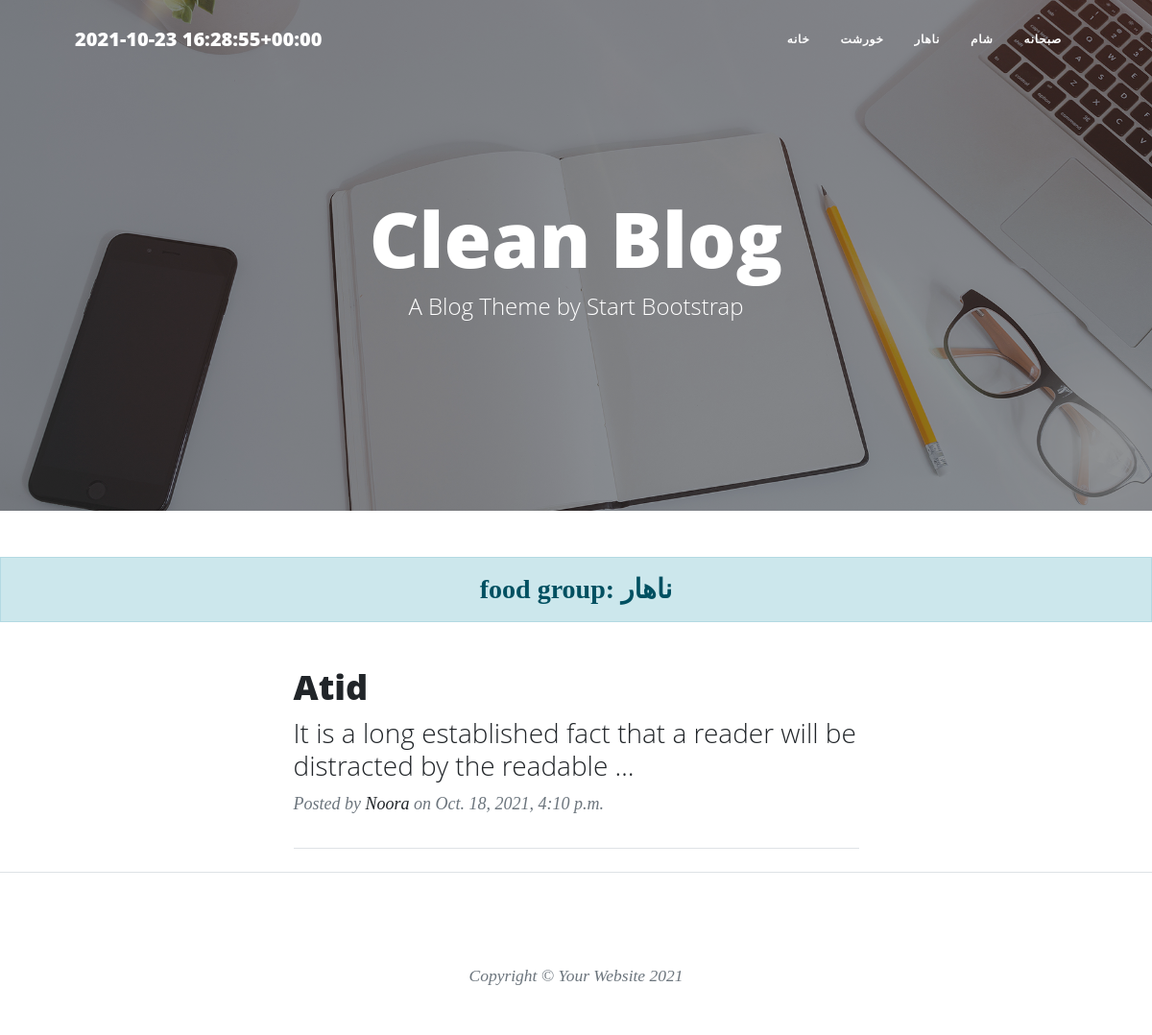
Screenshot of /articles/nahar with the database file from the repository.
### food/models.py (models this page shows, shortened)
class Category(models.Model):
    parent = models.ForeignKey('self', null=True, default=None, blank=True, on_delete=models.SET_NULL, related_name='children')
    name = models.CharField(max_length=20)
    slug = models.CharField(max_length=20)
    class Meta:
        verbose_name = 'گروه'
        verbose_name_plural = 'گروه‌ ها'

class foodModels(models.Model):
    RATE = (
        ('3','Very good'),
        ('2', 'Good'),
        ('1','Bad'),
    )
    AUTH = (
        ('Admins',(
            ('Atid','Atid'),
            ('Rahmat','Rahmat'),
            ('Noora','Noora'),
        )),
        ('Normal people',(
            ('Yasin','Yasin'),
            ('Ebne','Ebne')
        )),
    )
    user = models.ForeignKey(User, null=True, on_delete=models.SET_NULL,default='User.id',related_name='author', verbose_name='نویسنده')
    name = models.CharField(max_length=20)
    slug = models.SlugField(max_length=20)
    desc = models.TextField(default="add descriptions here.")
    rate = models.CharField(max_length=1, choices=RATE)
    auth = models.CharField(max_length=20, choices=AUTH)  # special feature
    date = models.DateTimeField(default=timezone.now)
    categ = models.ManyToManyField(Category, related_name='categs')
    img = models.ImageField(upload_to='foodPics/')
    special_article = models.BooleanField(default=False, verbose_name="مقاله‌ی ویژه")
    check = models.BooleanField(default=False, verbose_name="آیا اجازه انتشار می‌دهید؟")
    class Meta:
        verbose_name = 'غذا'
        verbose_name_plural = 'غذاها'
    objects = manageFood()
    def categ_to_str(self):
        return ", ".join([Category.name for Category in self.categ.all()])
    categ_to_str.short_description = 'Category'

### food/views.py (the view)
# urls.py: path('articles/<slug:categID>', CategoryShow.as_view(), name='categClass'),
class CategoryShow(generic.ListView):
    template_name = 'category.html'
    paginate_by = 3
    def get_queryset(self):
        global categories
        slug = self.kwargs.get('categID')
        categories = get_object_or_404(Category, slug=slug)
        return foodModels.objects.all()
    def get_context_data(self, **kwargs):
        context = super().get_context_data(**kwargs)
        context['catp'] = categories
        return context

### food/templatetags/base_tag.py (called while the page is built)
@register.simple_tag()
def showTime():
    return timezone.now()

@register.inclusion_tag('categ_tags.html')
def profCateg():
    return {
        'cat': Category.objects.all()
    }

### templates/category.html
{% extends 'base.html' %}
{% load static %}
{% block content %}
        <link href="{% static 'css/styles.css' %}" rel="stylesheet" />
        <header class="masthead" style="background-image: url('{% static 'assets/img/home-bg.jpg' %}')">
            <div class="container position-relative px-4 px-lg-5">
                <div class="row gx-4 gx-lg-5 justify-content-center">
                    <div class="col-md-10 col-lg-8 col-xl-7">
                        <div class="site-heading">
                            <h1>Clean Blog</h1>
                            <span class="subheading">A Blog Theme by Start Bootstrap</span>
                        </div>
                    </div>
                </div>
            </div>
        </header>
    <h3 class="alert alert-primary text-center myfont">food group: {{ catp.name }}</h3>
        <div class="container px-4 px-lg-5">
            <div class="row gx-4 gx-lg-5 justify-content-center">
                <div class="col-md-10 col-lg-8 col-xl-7">
                    {% for food in catp.categs.all %}
                    <div class="post-preview">
                        <a href="{% url 'foodUrl:detailView' food.slug %}">
                            <h2 class="post-title">{{ food.name }}</h2>
                            <h3 class="post-subtitle">{{ food.desc | truncatewords:15 }}</h3>
                        </a>
                        <p class="post-meta">
                            Posted by
                            <a href="#!">{{ food.auth }}</a>
                            on {{ food.date }}
                        </p>
                    </div>
                    <hr class="my-4" />
                    {% endfor %}
                </div>
            </div>
        </div>
 {% endblock %}

### templates/categ_tags.html
<div class="collapse navbar-collapse myfont" id="navbarResponsive">
    <ul class="navbar-nav ms-auto py-4 py-lg-0">
        <li class="nav-item"><a class="nav-link px-lg-3 py-3 py-lg-4" href="{% url 'foodUrl:home' %}">خانه</a></li>
        {% for cat in cat %}
        {% if cat.parent == None %}
            <li class="nav-item"><a class="nav-link px-lg-3 py-3 py-lg-4" href="{% url 'foodUrl:categClass' cat.slug%}">{{ cat.name }}</a></li>
        {% endif %}
        {% endfor %}
    </ul>
</div>

### rows the page displays
Category: name "خورشت"
Category: name "ناهار"
Category: name "شام"
Category: name "صبحانه"
foodModels: name "Atid", desc "It is a long established fact that a reader will be distracted by the readable …", auth "Noora", date "Oct. 18, 2021, 4:10 p.m."
